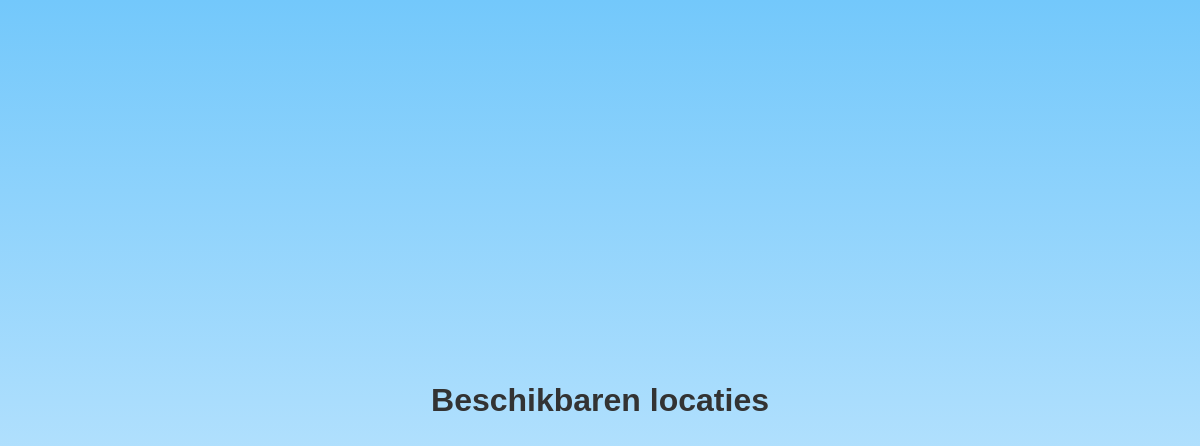
Page /list_locations on the earlier database version.
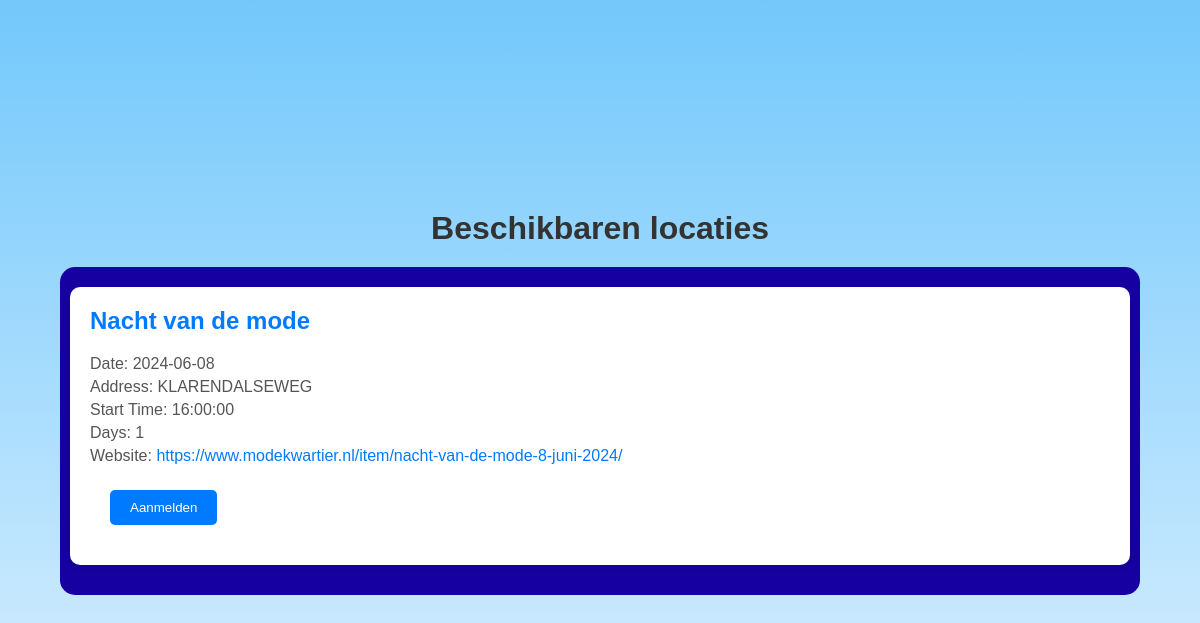
Same page on the later database version.
### app.py (models this page shows, shortened)
class Location(db.Model):
    id = db.Column(db.Integer, primary_key=True)
    name = db.Column(db.String(100), nullable=True)
    date = db.Column(db.Date, nullable=True)
    address = db.Column(db.String(200), nullable=True)
    start_time = db.Column(db.Time, nullable=True)
    amount_of_days = db.Column(db.Integer, nullable=True)
    website_links = db.Column(db.String(200), nullable=True)
    zakken = db.Column(db.Integer, nullable=False, default=0)
    bekers = db.Column(db.Integer, nullable=False, default=0)
    url = db.Column(db.String(500), nullable=True)
    map_image = db.Column(db.String(255))  # New field to store the filename of the map image
    max_people = db.Column(db.Integer, nullable=False, default=10)  # Maximum number of people that can be approved
    def to_dict(self):
        return {
            'id': self.id,
            'name': self.name,
            'date': self.date.strftime('%Y-%m-%d') if self.date else None,
            'address': self.address,
            'start_time': self.start_time.strftime('%H:%M:%S') if self.start_time else None,
            'amount_of_days': self.amount_of_days,
            'website_links': self.website_links
        }

### app.py (the view)
@app.route('/list_locations')
def list_locations():
    locations = Location.query.all()
    locations_dict = [location.to_dict() for location in locations]
    return render_template('list.html', locations=locations_dict)

### templates/list.html (shortened to what this page needs)
{% extends "base.html" %}
{% block content %}
  </head>
  <body>
    <div class="container">
      <h1>Beschikbaren locaties</h1>
      <ul>
        {% for location in locations %}
        <li>
          <div class="location-card">
            <h2>{{ location.name }}</h2>
            <p>Date: {{ location.date }}</p>
            <p>Address: {{ location.address }}</p>
            <p>Start Time: {{ location.start_time }}</p>
            <p>Days: {{ location.amount_of_days }}</p>
            <p>
              Website:
              <a href="{{ location.website_links }}" target="_blank"
                >{{ location.website_links }}</a
              >
            </p>
            <form
              action="{{ url_for('request_to_work', location_id=location.id) }}"
              method="post"
              onsubmit="handleRequest(event, '{{ location.id }}')"
            >
              <button type="submit" id="button-{{ location.id }}">
                Aanmelden
              </button>
            </form>
          </div>
        </li>
        {% endfor %}
      </ul>
    </div>
{% endblock %}

### templates/base.html (shortened to what this page needs)
<!DOCTYPE html>
<html lang="en">
  <head>
    <link
      rel="stylesheet"
      href="{{ url_for('static', filename='main.css') }}"
    />
    <link
      rel="stylesheet"
      href="https://cdnjs.cloudflare.com/ajax/libs/font-awesome/5.15.1/css/all.min.css"
    />
  </head>
  <body>
    {% block content %} {% endblock %}
  </body>
</html>

### static/main.css (style rules this page uses)
:root { --pc: #1700a1; --cs: #ff8547; --bc: #fff; }
:root { --bar-color: #1700a1; --container-color: #ff8547; }
body { font-family: "Roboto", sans-serif; background: linear-gradient(to bottom, #73c8fb 0%, #e0f2ff 100%); margin: 0; padding: 0; display: flex; height: 100vh; align-items: center; flex-wrap: wrap; justify-content: center; overflow-x: hidden; }
li { background-color: var(--pc); padding: 10px; text-decoration: none; color: #4e73df; border-radius: 15px; }
li a { text-decoration: none; color: white; }
::placeholder { color: #888; }
h1 { color: #fff; font-size: 2em; text-align: center; margin-bottom: 0.5em; }
form { background: #fff; padding: 20px; border-radius: 10px; display: inline-block; }
.location-card { background-color: #1700a1; color: #fff; border-radius: 10px; padding: 20px; margin: 10px 0; box-shadow: 0 4px 6px rgba(0, 0, 0, 0.1); }
.location-card p { margin: 5px 0; }
.location-card a { color: #ffcc00; text-decoration: none; }

### templates/list.html (style rules this page uses)
body { font-family: Arial, sans-serif; background-color: #f0f4f8; margin: 0; padding: 0; display: flex; justify-content: center; align-items: center; height: 100vh; }
.container { width: 90%; max-width: 1200px; margin: auto; }
h1 { text-align: center; color: #333; margin-bottom: 20px; }
ul { list-style: none; padding: 0; }
.location-card { background-color: #fff; border-radius: 10px; box-shadow: 0 4px 8px rgba(0, 0, 0, 0.1); margin-bottom: 20px; padding: 20px; transition: transform 0.2s; }
.location-card h2 { margin-top: 0; color: #007bff; }
.location-card p { margin: 5px 0; color: #555; }
.location-card a { color: #007bff; text-decoration: none; }
.location-card button { background-color: #007bff; color: #fff; border: none; padding: 10px 20px; border-radius: 5px; cursor: pointer; transition: background-color 0.2s; }

Differences in the rows shown:
added Location: name "Nacht van de mode", date "2024-06-08", address "KLARENDALSEWEG", start_time "16:00:00", amount_of_days "1", website_links "https://www.modekwartier.nl/item/nacht-van-de-mode-8-juni-2024/"
